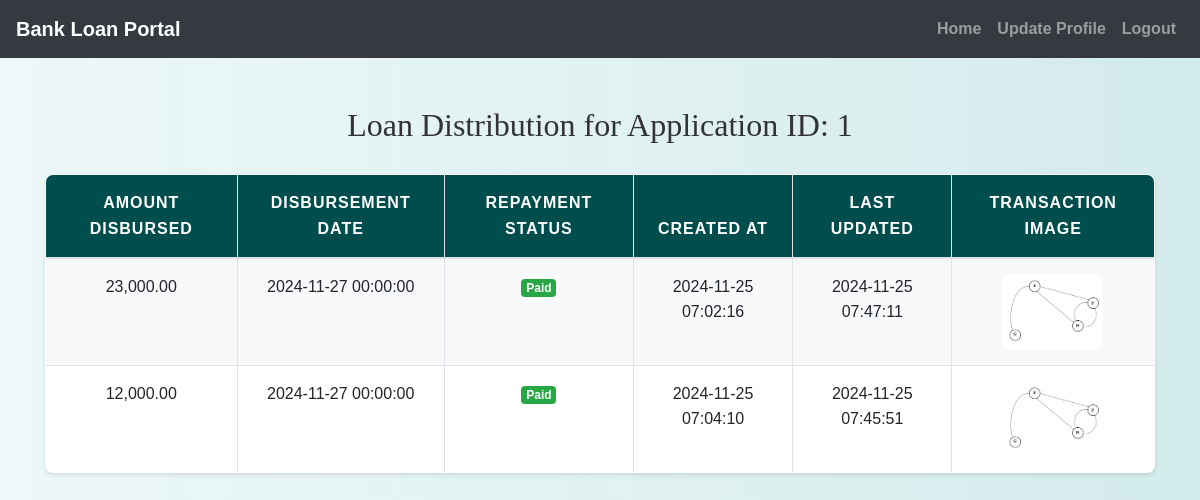
/view_loan_distribution.php?application_id=1 (signed in), run on the app's committed database.
### tables this page shows
CREATE TABLE `loan_disbursements` (
  `disbursement_id` int(11) NOT NULL,
  `application_id` int(11) DEFAULT NULL,
  `amount_disbursed` decimal(15,2) DEFAULT NULL,
  `disbursement_date` date DEFAULT NULL,
  `repayment_status` enum('active','closed','overdue') NOT NULL,
  `transaction_image` varchar(255) DEFAULT NULL,
  `created_at` timestamp NOT NULL DEFAULT current_timestamp(),
  `updated_at` timestamp NOT NULL DEFAULT current_timestamp() ON UPDATE current_timestamp()
);

### view_loan_distribution.php (the view, shortened to what this page needs)
<?php
include('config.php');
$user_id = $_SESSION["id"];
if (isset($_GET['application_id'])) {
    $application_id = $_GET['application_id'];
    $sql_disbursements = "SELECT ld.disbursement_id, la.application_id, ld.amount_disbursed, ld.disbursement_date, ld.repayment_status, ld.transaction_image, ld.created_at, ld.updated_at
                          FROM loan_disbursements ld
                          JOIN loan_applications la ON ld.application_id = la.application_id
                          WHERE la.customer_id = ? AND la.application_id = ?";
    $stmt = $conn->prepare($sql_disbursements);
    $stmt->bind_param("ii", $user_id, $application_id);
    $stmt->execute();
    $stmt->store_result();
    $stmt->bind_result($disbursement_id, $application_id, $amount_disbursed, $disbursement_date, $repayment_status, $transaction_image, $created_at, $updated_at);
} else {
    header("location: view_loan_application.php");
    exit;
}
?>
<!DOCTYPE html>
<html lang="en">
<head>
    <link rel="stylesheet" href="https://maxcdn.bootstrapcdn.com/bootstrap/4.5.2/css/bootstrap.min.css">
    <link rel="stylesheet" href="./css/style.css">
</head>
<body>
    <?php include('navbar.php'); ?>
    <div class="container mt-5">
        <h2>Loan Distribution for Application ID: <?php echo $application_id; ?></h2>
        <?php if ($stmt->num_rows == 0) { ?>
            <div class="alert alert-info">No loan distribution found for this application.</div>
        <?php } else { ?>
            <div class="loan-table-container">
                <table class="table table-bordered loan-table">
                    <thead>
                        <tr>
                            <th>Amount Disbursed</th>
                            <th>Disbursement Date</th>
                            <th>Repayment Status</th>
                            <th>Created At</th>
                            <th>Last Updated</th>
                            <th>Transaction Image</th>
                        </tr>
                    </thead>
                    <tbody>
                        <?php while ($stmt->fetch()) { ?>
                            <tr>
                                <td><?php echo number_format($amount_disbursed, 2); ?></td>
                                <td><?php echo date("Y-m-d H:i:s", strtotime($disbursement_date)); ?></td>
                                <td>
                                    <?php
                                    if ($repayment_status == 'active') {
                                        echo '<span class="badge badge-warning">Active</span>';
                                        echo '<button class="btn btn-primary btn-sm" data-toggle="modal" data-target="#payNowModal-' . $disbursement_id . '">Pay Now</button>';
                                    } elseif ($repayment_status == 'closed') {
                                        echo '<span class="badge badge-success">Paid</span>';
                                    } elseif ($repayment_status == 'overdue') {
                                        echo '<span class="badge badge-danger">Overdue</span>';
                                    }
                                    ?>
                                </td>
                                <td><?php echo date("Y-m-d H:i:s", strtotime($created_at)); ?></td>
                                <td><?php echo date("Y-m-d H:i:s", strtotime($updated_at)); ?></td>
                                <td>
                                    <?php
                                    if ($transaction_image) {
                                        echo '<a href="' . htmlspecialchars($transaction_image) . '" target="_blank"><img src="' . htmlspecialchars($transaction_image) . '" alt="Transaction Image" width="100"></a>';
                                    }
                                    ?>
                                </td>
                            </tr>
                        <?php } ?>
                    </tbody>
                </table>
            </div>
        <?php } ?>
    </div>
</body>
</html>

### css/style.css (style rules this page uses)
body { background: linear-gradient(90deg, rgba(233, 246, 246, 0.831), rgba(207, 233, 233, 0.9)); font-family: 'Arial', sans-serif; color: #333; line-height: 1.6; }
h1, h2, h3, h4 { text-align: center; margin-top: 30px; margin-bottom: 30px; font-family: 'Georgia', serif; }
.container { margin-bottom: 40px; }
.table { width: 100%; border-collapse: collapse; margin-top: 20px; font-size: 16px; background-color: #ffffff; border-radius: 8px; overflow: hidden; box-shadow: 0 2px 4px rgba(0, 0, 0, 0.1); }
.table th, .table td { padding: 15px; border: 1px solid #dee2e6; text-align: center; }
.table thead th { background-color: #004d4d; color: white; font-weight: bold; text-transform: uppercase; letter-spacing: 1px; }
.table tbody tr:nth-child(odd) { background-color: #f8f9fa; }
.table img { max-width: 100px; max-height: 100px; border-radius: 8px; }
a { color: #006666; text-decoration: none; font-weight: bold; }

### data on the page
loan_disbursements: amount_disbursed "23,000.00", disbursement_date "2024-11-27 00:00:00", repayment_status "Paid", created_at "2024-11-25 07:02:16", updated_at "2024-11-25 07:47:11", transaction_image (picture)
loan_disbursements: amount_disbursed "12,000.00", disbursement_date "2024-11-27 00:00:00", repayment_status "Paid", created_at "2024-11-25 07:04:10", updated_at "2024-11-25 07:45:51", transaction_image (picture)

### other printed values
$application_id "1"
